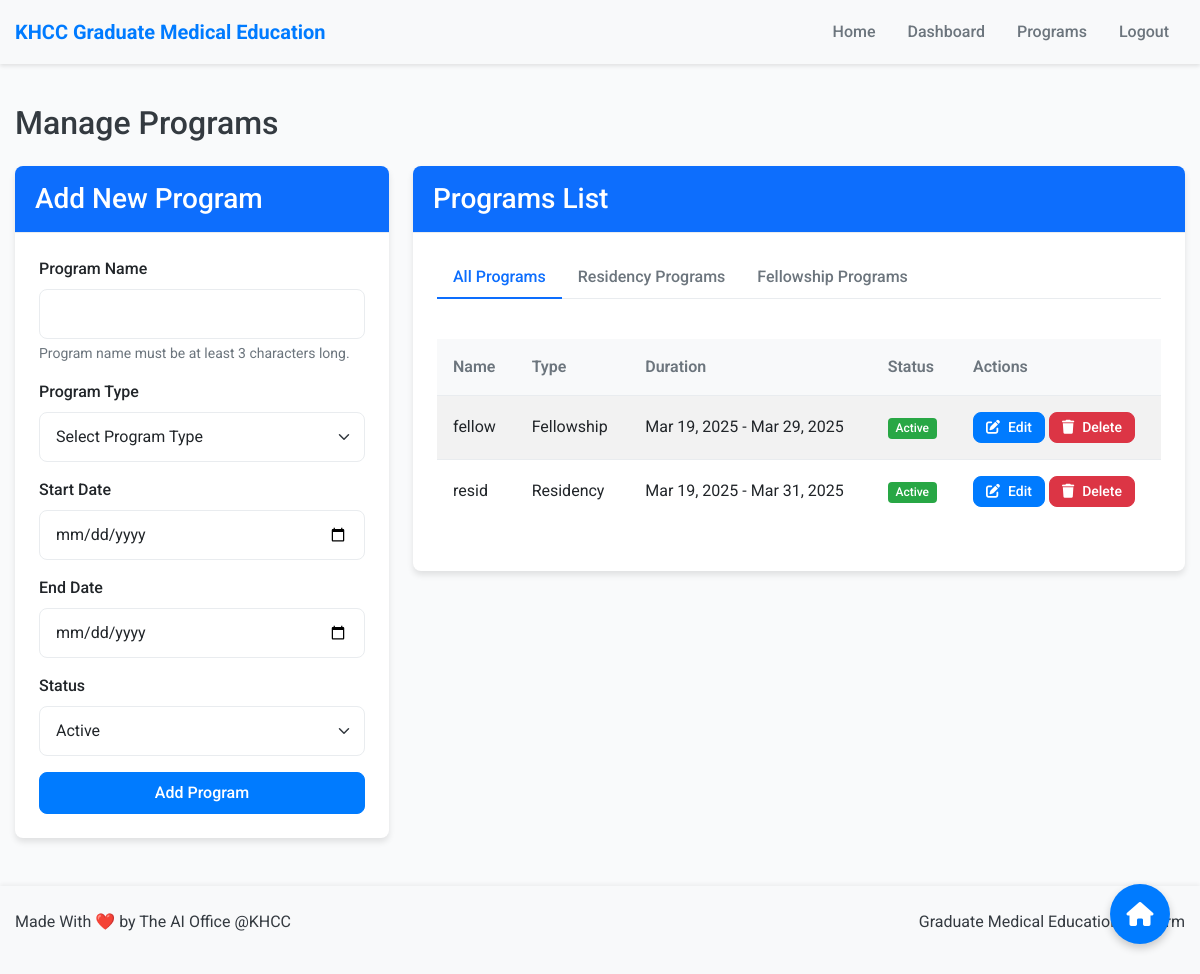
Page /manage-programs/ (signed in) on the committed database.
### users/models.py (models this page shows, shortened)
class Program(models.Model):
    PROGRAM_TYPE_CHOICES = (
        ('RESIDENCY', 'Residency'),
        ('FELLOWSHIP', 'Fellowship'),
    )
    STATUS_CHOICES = (
        ('ACTIVE', 'Active'),
        ('INACTIVE', 'Inactive'),
    )
    name = models.CharField(max_length=100, validators=[MinLengthValidator(3)])
    program_type = models.CharField(max_length=20, choices=PROGRAM_TYPE_CHOICES)
    start_date = models.DateField()
    end_date = models.DateField()
    status = models.CharField(max_length=10, choices=STATUS_CHOICES, default='ACTIVE')
    capacity = models.PositiveIntegerField(null=True, blank=True)

### users/views.py (the view)
# urls.py: path('manage-programs/', views.manage_programs, name='manage_programs'),
@login_required
@user_passes_test(is_gme_staff)
def manage_programs(request):
    programs = Program.objects.all()
    if request.method == 'POST':
        form = ProgramForm(request.POST)
        if form.is_valid():
            form.save()
            messages.success(request, 'Program created successfully.')
            return redirect('manage_programs')
    else:
        form = ProgramForm()
    return render(request, 'users/manage_programs.html', {'form': form, 'programs': programs})

### users/forms.py (shortened to what this page needs)
class ProgramForm(forms.ModelForm):
    class Meta:
        model = Program
        fields = ('name', 'program_type', 'start_date', 'end_date', 'status')
        widgets = {
            'start_date': forms.DateInput(attrs={'type': 'date'}),
            'end_date': forms.DateInput(attrs={'type': 'date'}),
        }

### users/views.py (called while the page is built)
def is_gme_staff(user):
    return user.is_authenticated and user.user_type == 'GME_STAFF'

### users/templates/users/manage_programs.html (shortened to what this page needs)
{% extends 'users/base.html' %}
{% block content %}
<h2 class="mb-4">Manage Programs</h2>
<div class="row">
    <div class="col-md-4">
        <div class="card">
            <div class="card-header bg-primary text-white">
                <h3 class="mb-0">Add New Program</h3>
            </div>
            <div class="card-body">
                <form method="post" novalidate>
                    <div class="mb-3">
                        <label for="id_name" class="form-label">Program Name</label>
                        <input type="text" name="name" id="id_name" class="form-control {% if form.name.errors %}is-invalid{% endif %}" required minlength="3">
                        <div class="form-text">Program name must be at least 3 characters long.</div>
                    </div>
                    <div class="mb-3">
                        <label for="id_program_type" class="form-label">Program Type</label>
                        <select name="program_type" id="id_program_type" class="form-select {% if form.program_type.errors %}is-invalid{% endif %}" required>
                            <option value="" selected>Select Program Type</option>
                        </select>
                    </div>
                    <div class="mb-3">
                        <label for="id_start_date" class="form-label">Start Date</label>
                        <input type="date" name="start_date" id="id_start_date" class="form-control {% if form.start_date.errors %}is-invalid{% endif %}" required>
                    </div>
                    <div class="mb-3">
                        <label for="id_end_date" class="form-label">End Date</label>
                        <input type="date" name="end_date" id="id_end_date" class="form-control {% if form.end_date.errors %}is-invalid{% endif %}" required>
                    </div>
                    <div class="mb-3">
                        <label for="id_status" class="form-label">Status</label>
                        <select name="status" id="id_status" class="form-select {% if form.status.errors %}is-invalid{% endif %}" required>
                            {% for value, text in form.status.field.choices %}
                                <option value="{{ value }}" {% if value == 'ACTIVE' %}selected{% endif %}>{{ text }}</option>
                            {% endfor %}
                        </select>
                    </div>
                    <div class="d-grid gap-2">
                        <button type="submit" class="btn btn-primary">Add Program</button>
                    </div>
                </form>
            </div>
        </div>
    </div>
    <div class="col-md-8">
        <div class="card">
            <div class="card-header bg-primary text-white">
                <h3 class="mb-0">Programs List</h3>
            </div>
            <div class="card-body">
                <ul class="nav nav-tabs mb-3" id="programTabs" role="tablist">
                    <li class="nav-item" role="presentation">
                        <button class="nav-link active" id="all-tab" data-bs-toggle="tab" data-bs-target="#all" type="button" role="tab" aria-controls="all" aria-selected="true">
                            All Programs
                        </button>
                    </li>
                    <li class="nav-item" role="presentation">
                        <button class="nav-link" id="residency-tab" data-bs-toggle="tab" data-bs-target="#residency" type="button" role="tab" aria-controls="residency" aria-selected="false">
                            Residency Programs
                        </button>
                    </li>
                    <li class="nav-item" role="presentation">
                        <button class="nav-link" id="fellowship-tab" data-bs-toggle="tab" data-bs-target="#fellowship" type="button" role="tab" aria-controls="fellowship" aria-selected="false">
                            Fellowship Programs
                        </button>
                    </li>
                </ul>
                <div class="tab-content" id="programTabsContent">
                    <div class="tab-pane fade show active" id="all" role="tabpanel" aria-labelledby="all-tab">
                        {% if programs %}
                            <div class="table-responsive">
                                <table class="table table-striped table-hover">
                                    <thead class="table-primary">
                                        <tr>
                                            <th>Name</th>
                                            <th>Type</th>
                                            <th>Duration</th>
                                            <th>Status</th>
                                            <th>Actions</th>
                                        </tr>
                                    </thead>
                                    <tbody>
                                        {% for program in programs %}
                                            <tr>
                                                <td>{{ program.name }}</td>
                                                <td>{{ program.get_program_type_display }}</td>
                                                <td>{{ program.start_date|date:"M d, Y" }} - {{ program.end_date|date:"M d, Y" }}</td>
                                                <td>
                                                    <span class="badge {% if program.status == 'ACTIVE' %}bg-success{% else %}bg-danger{% endif %}">
                                                        {{ program.get_status_display }}
                                                    </span>
                                                </td>
                                                <td>
                                                    <a href="{% url 'edit_program' program.id %}" class="btn btn-sm btn-primary">
                                                        <i class="fas fa-edit"></i> Edit
                                                    </a>
                                                    <a href="{% url 'delete_program' program.id %}" class="btn btn-sm btn-danger">
                                                        <i class="fas fa-trash"></i> Delete
                                                    </a>
                                                </td>
                                            </tr>
                                        {% endfor %}
                                    </tbody>
                                </table>
                            </div>
                        {% else %}
                            <div class="alert alert-info">
                                <i class="fas fa-info-circle me-2"></i>No programs available.
                            </div>
                        {% endif %}
                    </div>
                </div>
            </div>
        </div>
    </div>
</div>
{% endblock %}

### static/css/style.css (style rules this page uses)
:root { --primary-color: #007bff; --primary-light: #e6f2ff; --secondary-color: #6c757d; --success-color: #28a745; --danger-color: #dc3545; --warning-color: #ffc107; --info-color: #17a2b8; --light-color: #f8f9fa; --dark-color: #343a40; --white-color: #ffffff; --border-color: #e9ecef; --shadow-sm: 0 0.125rem 0.25rem rgba(0, 0, 0, 0.075); --shadow-md: 0 0.5rem 1rem rgba(0, 0, 0, 0.1); --shadow-lg: 0 1rem 3rem rgba(0, 0, 0, 0.15); --border-radius: 0.5rem; --transition: all 0.3s ease; --font-family: 'Roboto', sans-serif; }
body { font-family: var(--font-family); background-color: #f9fafb; color: var(--dark-color); min-height: 100vh; display: flex; flex-direction: column; }
.nav-link { font-weight: 500; color: var(--secondary-color) !important; padding: 0.5rem 1rem !important; transition: var(--transition); }
.nav-link.active { color: var(--primary-color) !important; border-bottom: 2px solid var(--primary-color); }
.card { border: none; border-radius: var(--border-radius); box-shadow: var(--shadow-sm); transition: var(--transition); margin-bottom: 1.5rem; overflow: hidden; }
.card-header { background-color: var(--white-color); border-bottom: 1px solid var(--border-color); padding: 1rem 1.25rem; font-weight: 600; }
.card-header.bg-primary { background-color: var(--primary-color) !important; color: var(--white-color); }
.card-body { padding: 1.5rem; }
.table { margin-bottom: 0; }
.table thead th { background-color: var(--light-color); border-bottom: 1px solid var(--border-color); font-weight: 600; color: var(--secondary-color); padding: 1rem; white-space: nowrap; }
.table tbody td { padding: 1rem; vertical-align: middle; border-bottom: 1px solid var(--border-color); }
.table tbody tr:last-child td { border-bottom: none; }
.table tbody tr { transition: var(--transition); }
.nav-tabs { border-bottom: 1px solid var(--border-color); margin-bottom: 1.5rem; }
.nav-tabs .nav-link { border: none; border-bottom: 2px solid transparent; border-radius: 0; padding: 0.75rem 1.25rem; font-weight: 500; color: var(--secondary-color); transition: var(--transition); }
.nav-tabs .nav-link.active { border-color: var(--primary-color); color: var(--primary-color); background-color: transparent; }
.tab-content { padding: 1.5rem 0; }
.form-label { font-weight: 500; margin-bottom: 0.5rem; display: block; }
.form-control { border: 1px solid var(--border-color); border-radius: var(--border-radius); padding: 0.75rem 1rem; transition: var(--transition); }
.form-select { border: 1px solid var(--border-color); border-radius: var(--border-radius); padding: 0.75rem 1rem; transition: var(--transition); }
.form-text { font-size: 0.875rem; color: var(--secondary-color); margin-top: 0.25rem; }
.btn { border-radius: var(--border-radius); padding: 0.5rem 1.25rem; font-weight: 500; transition: var(--transition); display: inline-flex; align-items: center; justify-content: center; gap: 0.5rem; }
.btn-primary { background-color: var(--primary-color); border-color: var(--primary-color); }
.btn-danger { background-color: var(--danger-color); border-color: var(--danger-color); }
.btn-sm { padding: 0.25rem 0.75rem; font-size: 0.875rem; }
.badge { padding: 0.35em 0.65em; font-weight: 500; border-radius: 0.25rem; }
.bg-primary { background-color: var(--primary-color) !important; }
.bg-success { background-color: var(--success-color) !important; }

### users/templates/users/base.html (style rules this page uses)
:root { --primary-color: #0d6efd; --secondary-color: #6c757d; --khcc-color: #007bff; }
body { min-height: 100vh; display: flex; flex-direction: column; }
.card { box-shadow: 0 4px 6px rgba(0, 0, 0, 0.1); transition: transform 0.3s ease; margin-bottom: 1.5rem; }
.btn-primary { background-color: var(--khcc-color); border-color: var(--khcc-color); }

### rows in the picture
Program: name "fellow", program_type "Fellowship", start_date "Mar 19, 2025", end_date "Mar 29, 2025", status "Active"
Program: name "resid", program_type "Residency", start_date "Mar 19, 2025", end_date "Mar 31, 2025", status "Active"

### other values in the picture
form field status "Active"
